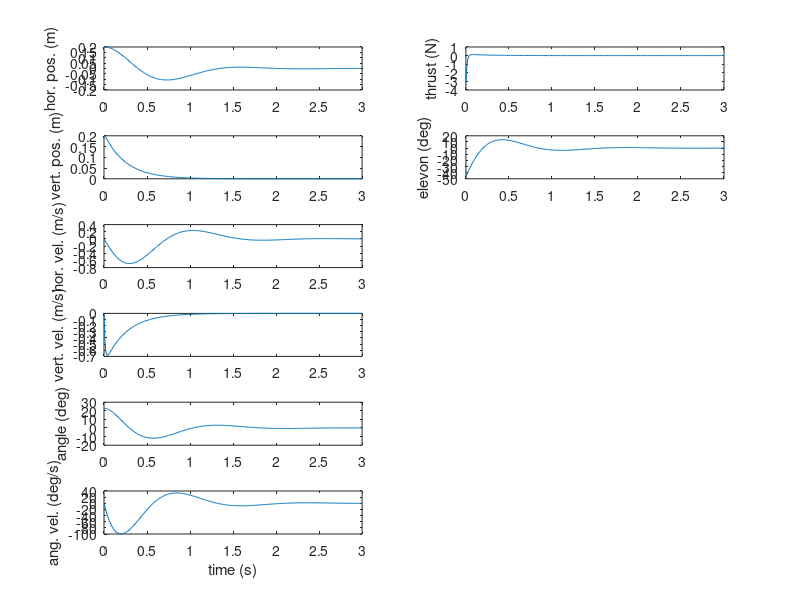

This chart was generated by the following MATLAB code: (Note: this script raises an error after producing the figure.)

%% tailsitter model set-up
% x = [x y vx vy the w] in R6
% u = [wi del] in R2

T0 = 10;
Kmom = 25; %0.01*0.25e4;
Kfor = 20;

% model memory alloc
A = zeros(6,6);
B = zeros(6,2);
C = eye(6);
D = zeros(6,2);

% position derivative
A(1:2,3:4) = eye(2);
% velocity derivative
A(3:4,5) = [-T0;0];
% pitch derivative
A(5,6) = 1;
% angular velocity derivative
%   no presence in A!

% actuators model
B(4,1) = Kfor;
B(6,2) = Kmom;

% build state space system
sys = ss(A,B,C,D);

%% design a LQR controller for this system
Q = diag([1/(0.1)^2 1/(0.1)^2 1/(0.4)^2 1/(0.4)^2 0*1/(0.8)^2 0*1/(4)^2]);
R = 10*diag([1/(5)^2 1/(0.4)^2]);
K = lqr(A,B,Q,R);
sys_closed = ss(A-B*K,0*B,C,D);

%% simulate the system to a given initial condition

t = 0:0.01:3;
u = zeros(length(t),2);
x0 = zeros(6,1);
x0(1:2) = [0.2; 0.2];
x0(5) = 0.4;
[y,t,x] = lsim(sys_closed,u,t,x0);
u = (-K*x')';

%% plot results
figure;
% position
subplot(6,2,1);
plot(t,x(:,1));
ylabel('hor. pos. (m)');
subplot(6,2,3);
plot(t,x(:,2));
ylabel(' vert. pos. (m)');
% velocity
subplot(6,2,5);
plot(t,x(:,3));
ylabel('hor. vel. (m/s)');
subplot(6,2,7);
plot(t,x(:,4));
ylabel('vert. vel. (m/s)');
% pitch angle
subplot(6,2,9);
plot(t,x(:,5)*180/pi);
ylabel('angle (deg)');
% angular velocity
subplot(6,2,11);
plot(t,x(:,6)*180/pi);
ylabel('ang. vel. (deg/s)');
xlabel('time (s)');
% actuator thrust
subplot(6,2,2);
plot(t,u(:,1));
ylabel('thrust (N)');
% elevon deflection
subplot(6,2,4);
plot(t,u(:,2)*180/pi);
ylabel('elevon (deg)');

%% animation set-up
FIG_LENGTH = 1; % figure fixed axis in meters
figure;
h = animatedline;
axis([-FIG_LENGTH,FIG_LENGTH,-FIG_LENGTH,FIG_LENGTH]);

%% drawing a demo
a = tic; % start timer
i=1;
while (1) 
    b = toc(a); % check timer
    if (b > 0.01) % refresh screen period
        drawtailsitter(h,x(i,1:2)',x(i,5),u(i,2));
        a = tic; % reset timer after updating     
        i=i+1;
        if (i>length(t))
            break;
        end
    end
end
